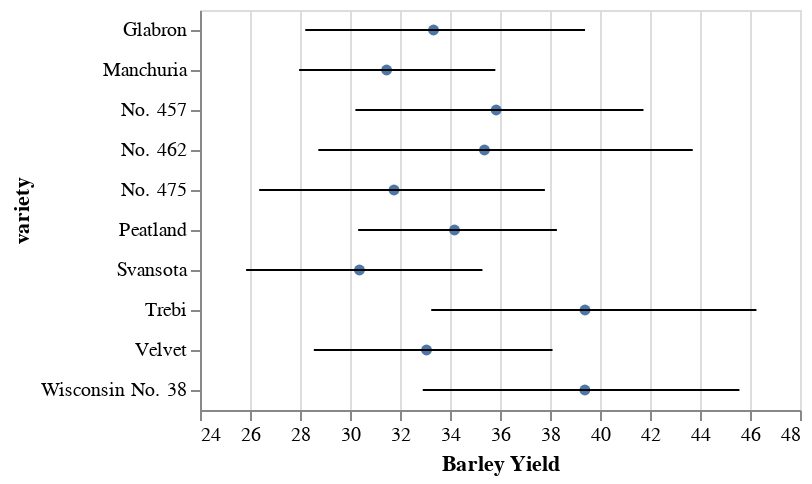

The code cell stored with this chart in its notebook:
### Code cell
dataset("barley") |> @vlplot() +
@vlplot(mark={:point,filled=true},enc={x={"mean(yield):q",scale={zero=false},axis={title="Barley Yield"}},y={"variety:o",color={value=:black}}}) +
@vlplot(:rule, enc={x="ci0(yield):q",x2="ci1(yield):q",y="variety:o"})

### Figure 1 — Vega-Lite specification as saved in the notebook (floating-point values rounded to 4 significant figures)
{"data": {"values": [{"site": "University Farm", "variety": "Manchuria", "year": 1931, "yield": 27}, {"site": "Waseca", "variety": "Manchuria", "year": 1931, "yield": 48.87}, {"site": "Morris", "variety": "Manchuria", "year": 1931, "yield": 27.43}, {"site": "Crookston", "variety": "Manchuria", "year": 1931, "yield": 39.93}, {"site": "Grand Rapids", "variety": "Manchuria", "year": 1931, "yield": 32.97}, {"site": "Duluth", "variety": "Manchuria", "year": 1931, "yield": 28.97}, {"site": "University Farm", "variety": "Glabron", "year": 1931, "yield": 43.07}, {"site": "Waseca", "variety": "Glabron", "year": 1931, "yield": 55.2}, {"site": "Morris", "variety": "Glabron", "year": 1931, "yield": 28.77}, {"site": "Crookston", "variety": "Glabron", "year": 1931, "yield": 38.13}, {"site": "Grand Rapids", "variety": "Glabron", "year": 1931, "yield": 29.13}, {"site": "Duluth", "variety": "Glabron", "year": 1931, "yield": 29.67}, {"site": "University Farm", "variety": "Svansota", "year": 1931, "yield": 35.13}, {"site": "Waseca", "variety": "Svansota", "year": 1931, "yield": 47.33}, {"site": "Morris", "variety": "Svansota", "year": 1931, "yield": 25.77}, {"site": "Crookston", "variety": "Svansota", "year": 1931, "yield": 40.47}, {"site": "Grand Rapids", "variety": "Svansota", "year": 1931, "yield": 29.67}, {"site": "Duluth", "variety": "Svansota", "year": 1931, "yield": 25.7}, {"site": "University Farm", "variety": "Velvet", "year": 1931, "yield": 39.9}, {"site": "Waseca", "variety": "Velvet", "year": 1931, "yield": 50.23}, {"site": "Morris", "variety": "Velvet", "year": 1931, "yield": 26.13}, {"site": "Crookston", "variety": "Velvet", "year": 1931, "yield": 41.33}, {"site": "Grand Rapids", "variety": "Velvet", "year": 1931, "yield": 23.03}, {"site": "Duluth", "variety": "Velvet", "year": 1931, "yield": 26.3}, {"site": "University Farm", "variety": "Trebi", "year": 1931, "yield": 36.57}, {"site": "Waseca", "variety": "Trebi", "year": 1931, "yield": 63.83}, {"site": "Morris", "variety": "Trebi", "year": 1931, "yield": 43.77}, {"site": "Crookston", "variety": "Trebi", "year": 1931, "yield": 46.93}, {"site": "Grand Rapids", "variety": "Trebi", "year": 1931, "yield": 29.77}, {"site": "Duluth", "variety": "Trebi", "year": 1931, "yield": 33.93}, {"site": "University Farm", "variety": "No. 457", "year": 1931, "yield": 43.27}, {"site": "Waseca", "variety": "No. 457", "year": 1931, "yield": 58.1}, {"site": "Morris", "variety": "No. 457", "year": 1931, "yield": 28.7}, {"site": "Crookston", "variety": "No. 457", "year": 1931, "yield": 45.67}, {"site": "Grand Rapids", "variety": "No. 457", "year": 1931, "yield": 32.17}, {"site": "Duluth", "variety": "No. 457", "year": 1931, "yield": 33.6}, {"site": "University Farm", "variety": "No. 462", "year": 1931, "yield": 36.6}, {"site": "Waseca", "variety": "No. 462", "year": 1931, "yield": 65.77}, {"site": "Morris", "variety": "No. 462", "year": 1931, "yield": 30.37}, {"site": "Crookston", "variety": "No. 462", "year": 1931, "yield": 48.57}, {"site": "Grand Rapids", "variety": "No. 462", "year": 1931, "yield": 24.93}, {"site": "Duluth", "variety": "No. 462", "year": 1931, "yield": 28.1}, {"site": "University Farm", "variety": "Peatland", "year": 1931, "yield": 32.77}, {"site": "Waseca", "variety": "Peatland", "year": 1931, "yield": 48.57}, {"site": "Morris", "variety": "Peatland", "year": 1931, "yield": 29.87}, {"site": "Crookston", "variety": "Peatland", "year": 1931, "yield": 41.6}, {"site": "Grand Rapids", "variety": "Peatland", "year": 1931, "yield": 34.7}, {"site": "Duluth", "variety": "Peatland", "year": 1931, "yield": 32}, {"site": "University Farm", "variety": "No. 475", "year": 1931, "yield": 24.67}, {"site": "Waseca", "variety": "No. 475", "year": 1931, "yield": 46.77}, {"site": "Morris", "variety": "No. 475", "year": 1931, "yield": 22.6}, {"site": "Crookston", "variety": "No. 475", "year": 1931, "yield": 44.1}, {"site": "Grand Rapids", "variety": "No. 475", "year": 1931, "yield": 19.7}, {"site": "Duluth", "variety": "No. 475", "year": 1931, "yield": 33.07}, {"site": "University Farm", "variety": "Wisconsin No. 38", "year": 1931, "yield": 39.3}, {"site": "Waseca", "variety": "Wisconsin No. 38", "year": 1931, "yield": 58.8}, {"site": "Morris", "variety": "Wisconsin No. 38", "year": 1931, "yield": 29.47}, {"site": "Crookston", "variety": "Wisconsin No. 38", "year": 1931, "yield": 49.87}, {"site": "Grand Rapids", "variety": "Wisconsin No. 38", "year": 1931, "yield": 34.47}, {"site": "Duluth", "variety": "Wisconsin No. 38", "year": 1931, "yield": 31.6}, {"site": "University Farm", "variety": "Manchuria", "year": 1932, "yield": 26.9}, {"site": "Waseca", "variety": "Manchuria", "year": 1932, "yield": 33.47}, {"site": "Morris", "variety": "Manchuria", "year": 1932, "yield": 34.37}, {"site": "Crookston", "variety": "Manchuria", "year": 1932, "yield": 32.97}, {"site": "Grand Rapids", "variety": "Manchuria", "year": 1932, "yield": 22.13}, {"site": "Duluth", "variety": "Manchuria", "year": 1932, "yield": 22.57}, {"site": "University Farm", "variety": "Glabron", "year": 1932, "yield": 36.8}, {"site": "Waseca", "variety": "Glabron", "year": 1932, "yield": 37.73}, {"site": "Morris", "variety": "Glabron", "year": 1932, "yield": 35.13}, {"site": "Crookston", "variety": "Glabron", "year": 1932, "yield": 26.17}, {"site": "Grand Rapids", "variety": "Glabron", "year": 1932, "yield": 14.43}, {"site": "Duluth", "variety": "Glabron", "year": 1932, "yield": 25.87}, {"site": "University Farm", "variety": "Svansota", "year": 1932, "yield": 27.43}, {"site": "Waseca", "variety": "Svansota", "year": 1932, "yield": 38.5}, {"site": "Morris", "variety": "Svansota", "year": 1932, "yield": 35.03}, {"site": "Crookston", "variety": "Svansota", "year": 1932, "yield": 20.63}, {"site": "Grand Rapids", "variety": "Svansota", "year": 1932, "yield": 16.63}, {"site": "Duluth", "variety": "Svansota", "year": 1932, "yield": 22.23}, {"site": "University Farm", "variety": "Velvet", "year": 1932, "yield": 26.8}, {"site": "Waseca", "variety": "Velvet", "year": 1932, "yield": 37.4}, {"site": "Morris", "variety": "Velvet", "year": 1932, "yield": 38.83}, {"site": "Crookston", "variety": "Velvet", "year": 1932, "yield": 32.07}, {"site": "Grand Rapids", "variety": "Velvet", "year": 1932, "yield": 32.23}, {"site": "Duluth", "variety": "Velvet", "year": 1932, "yield": 22.47}, {"site": "University Farm", "variety": "Trebi", "year": 1932, "yield": 29.07}, {"site": "Waseca", "variety": "Trebi", "year": 1932, "yield": 49.23}, {"site": "Morris", "variety": "Trebi", "year": 1932, "yield": 46.63}, {"site": "Crookston", "variety": "Trebi", "year": 1932, "yield": 41.83}, {"site": "Grand Rapids", "variety": "Trebi", "year": 1932, "yield": 20.63}, {"site": "Duluth", "variety": "Trebi", "year": 1932, "yield": 30.6}, {"site": "University Farm", "variety": "No. 457", "year": 1932, "yield": 26.43}, {"site": "Waseca", "variety": "No. 457", "year": 1932, "yield": 42.2}, {"site": "Morris", "variety": "No. 457", "year": 1932, "yield": 43.53}, {"site": "Crookston", "variety": "No. 457", "year": 1932, "yield": 34.33}, {"site": "Grand Rapids", "variety": "No. 457", "year": 1932, "yield": 19.47}, {"site": "Duluth", "variety": "No. 457", "year": 1932, "yield": 22.7}, {"site": "University Farm", "variety": "No. 462", "year": 1932, "yield": 25.57}, {"site": "Waseca", "variety": "No. 462", "year": 1932, "yield": 44.7}, {"site": "Morris", "variety": "No. 462", "year": 1932, "yield": 47}, {"site": "Crookston", "variety": "No. 462", "year": 1932, "yield": 30.53}, {"site": "Grand Rapids", "variety": "No. 462", "year": 1932, "yield": 19.9}, {"site": "Duluth", "variety": "No. 462", "year": 1932, "yield": 22.5}, {"site": "University Farm", "variety": "Peatland", "year": 1932, "yield": 28.07}, {"site": "Waseca", "variety": "Peatland", "year": 1932, "yield": 36.03}, {"site": "Morris", "variety": "Peatland", "year": 1932, "yield": 43.2}, {"site": "Crookston", "variety": "Peatland", "year": 1932, "yield": 25.23}, {"site": "Grand Rapids", "variety": "Peatland", "year": 1932, "yield": 26.77}, {"site": "Duluth", "variety": "Peatland", "year": 1932, "yield": 31.37}, {"site": "University Farm", "variety": "No. 475", "year": 1932, "yield": 30}, {"site": "Waseca", "variety": "No. 475", "year": 1932, "yield": 41.27}, {"site": "Morris", "variety": "No. 475", "year": 1932, "yield": 44.23}, {"site": "Crookston", "variety": "No. 475", "year": 1932, "yield": 32.13}, {"site": "Grand Rapids", "variety": "No. 475", "year": 1932, "yield": 15.23}, {"site": "Duluth", "variety": "No. 475", "year": 1932, "yield": 27.37}, {"site": "University Farm", "variety": "Wisconsin No. 38", "year": 1932, "yield": 38}, {"site": "Waseca", "variety": "Wisconsin No. 38", "year": 1932, "yield": 58.17}, {"site": "Morris", "variety": "Wisconsin No. 38", "year": 1932, "yield": 47.17}, {"site": "Crookston", "variety": "Wisconsin No. 38", "year": 1932, "yield": 35.9}, {"site": "Grand Rapids", "variety": "Wisconsin No. 38", "year": 1932, "yield": 20.67}, {"site": "Duluth", "variety": "Wisconsin No. 38", "year": 1932, "yield": 29.33}]}, "layer": [{"encoding": {"x": {"aggregate": "mean", "axis": {"title": "Barley Yield"}, "field": "yield", "scale": {"zero": false}, "type": "quantitative"}, "y": {"color": {"value": "black"}, "field": "variety", "type": "ordinal"}}, "mark": {"filled": true, "type": "point"}}, {"encoding": {"x": {"aggregate": "ci0", "field": "yield", "type": "quantitative"}, "x2": {"aggregate": "ci1", "field": "yield", "type": "quantitative"}, "y": {"field": "variety", "type": "ordinal"}}, "mark": "rule"}]}
